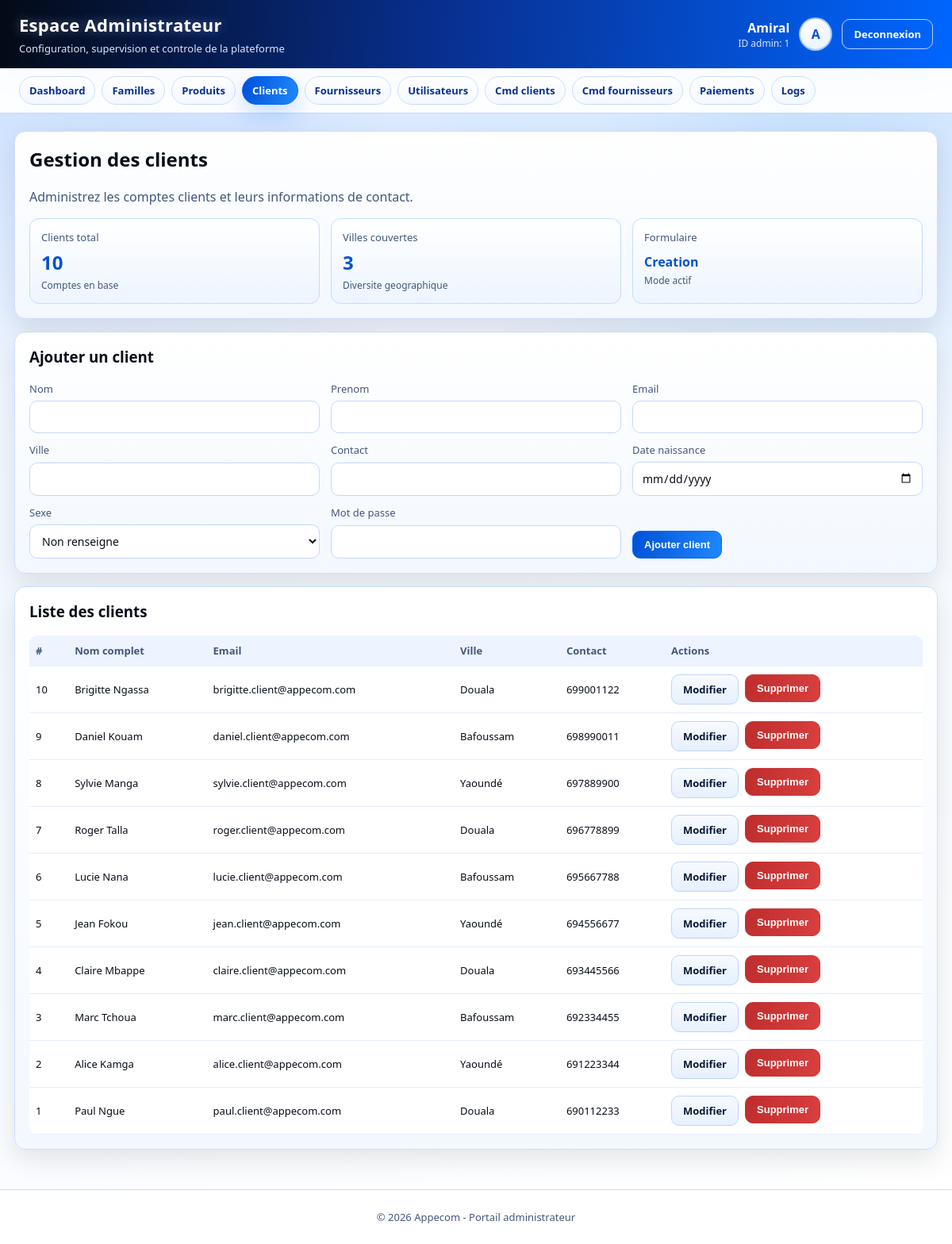
Page /admin/clients.php (signed in) on the committed database.
### tables this page shows
CREATE TABLE IF NOT EXISTS `utilisateur` (
  `id_utilisateur` int NOT NULL AUTO_INCREMENT,
  `nom` varchar(50) NOT NULL,
  `email` varchar(100) NOT NULL,
  `mot_de_passe` varchar(255) NOT NULL,
  `role` enum('Administrateur','Employe') NOT NULL,
  `created_at` timestamp NULL DEFAULT CURRENT_TIMESTAMP,
  PRIMARY KEY (`id_utilisateur`),
  UNIQUE KEY `email` (`email`)
);

CREATE TABLE IF NOT EXISTS `client` (
  `id_client` int NOT NULL AUTO_INCREMENT,
  `nom` varchar(50) NOT NULL,
  `prenom` varchar(50) NOT NULL,
  `ville` varchar(50) DEFAULT NULL,
  `sexe` char(1) DEFAULT NULL,
  `contact` varchar(20) DEFAULT NULL,
  `date_naissance` date DEFAULT NULL,
  `email` varchar(100) DEFAULT NULL,
  `mot_de_passe` varchar(255) DEFAULT NULL,
  PRIMARY KEY (`id_client`),
  UNIQUE KEY `email` (`email`)
);

### admin/_layout.php (called while the page is built, shortened)
<?php
$adminId = (int) $_SESSION['id_utilisateur'];
$adminName = isset($_SESSION['user']) ? trim((string) $_SESSION['user']) : 'Administrateur';
$dbPath = __DIR__ . '/../connexion_bd/connexion_bd.php';
if (file_exists($dbPath)) {
    if (isset($conn) && $conn instanceof mysqli) {
        $adminDb = $conn;
        $roleStmt = $adminDb->prepare('SELECT role, nom FROM Utilisateur WHERE id_utilisateur = ? LIMIT 1');
        if ($roleStmt) {
            $roleStmt->bind_param('i', $adminId);
            if ($roleStmt->execute()) {
                $roleResult = $roleStmt->get_result();
                $roleRow = $roleResult ? $roleResult->fetch_assoc() : null;
                if (!empty($roleRow['nom'])) {
                    $adminName = trim((string) $roleRow['nom']);
                }
            }
        }
    } else {
        $adminDbError = 'Connexion base indisponible.';
    }
} else {
    $adminDbError = 'Fichier de connexion base introuvable.';
}
$parts = preg_split('/\s+/', $adminName);
$adminInitials = '';
if (is_array($parts)) {
    foreach (array_slice($parts, 0, 2) as $part) {
        if ($part !== '') {
            $adminInitials .= strtoupper(substr($part, 0, 1));
        }
    }
}
$adminNav = [
    ['key' => 'dashboard', 'label' => 'Dashboard', 'href' => '../fonction_interne/dashboard_admin.php'],
    ['key' => 'familles', 'label' => 'Familles', 'href' => 'familles.php'],
    ['key' => 'produits', 'label' => 'Produits', 'href' => 'produits.php'],
    ['key' => 'clients', 'label' => 'Clients', 'href' => 'clients.php'],
    ['key' => 'fournisseurs', 'label' => 'Fournisseurs', 'href' => 'fournisseurs.php'],
    ['key' => 'utilisateurs', 'label' => 'Utilisateurs', 'href' => 'utilisateurs.php'],
    ['key' => 'commande_client', 'label' => 'Cmd clients', 'href' => 'commande_client.php'],
    ['key' => 'commande_fournisseur', 'label' => 'Cmd fournisseurs', 'href' => 'commande_fournisseur.php'],
    ['key' => 'paiement_client', 'label' => 'Paiements', 'href' => 'paiement_client.php'],
    ['key' => 'logs', 'label' => 'Logs', 'href' => 'logs.php'],
];
function admin_h($value)
{
    return htmlspecialchars((string) $value, ENT_QUOTES, 'UTF-8');
}

### admin/clients.php (the view, shortened to what this page needs)
<?php
require __DIR__ . '/_layout.php';
$activePage = 'clients';
$clients = [];
if ($adminDb instanceof mysqli) {
    $result = $adminDb->query('SELECT id_client, nom, prenom, ville, sexe, contact, date_naissance, email FROM Client ORDER BY id_client DESC');
    if ($result) {
        while ($row = $result->fetch_assoc()) {
            $clients[] = $row;
        }
    }
}
$currentClient = null;
include __DIR__ . '/_header.php';
?>
<section class="panel">
  <h2>Gestion des clients</h2>
  <p class="muted">Administrez les comptes clients et leurs informations de contact.</p>
  <div class="grid-3" style="margin-top:12px;">
    <article class="stat">
      <div class="label">Clients total</div>
      <div class="value"><?php echo count($clients); ?></div>
      <div class="sub">Comptes en base</div>
    </article>
    <article class="stat">
      <div class="label">Villes couvertes</div>
      <div class="value"><?php echo count(array_unique(array_filter(array_map(function ($c) { return (string) $c['ville']; }, $clients)))); ?></div>
      <div class="sub">Diversite geographique</div>
    </article>
    <article class="stat">
      <div class="label">Formulaire</div>
      <div class="value" style="font-size:16px; margin-top:11px;"><?php echo $currentClient ? 'Edition' : 'Creation'; ?></div>
      <div class="sub">Mode actif</div>
    </article>
  </div>
</section>
<section class="panel">
  <h3><?php echo $currentClient ? 'Modifier un client' : 'Ajouter un client'; ?></h3>
  <form method="post" class="form-grid" style="margin-top:12px;">
    <div class="grid-3">
      <div class="field">
        <label>Nom</label>
        <input type="text" name="nom" maxlength="50" required value="<?php echo admin_h($currentClient['nom'] ?? ''); ?>">
      </div>
      <div class="field">
        <label>Prenom</label>
        <input type="text" name="prenom" maxlength="50" required value="<?php echo admin_h($currentClient['prenom'] ?? ''); ?>">
      </div>
      <div class="field">
        <label>Email</label>
        <input type="email" name="email" maxlength="100" required value="<?php echo admin_h($currentClient['email'] ?? ''); ?>">
      </div>
    </div>
    <div class="grid-3">
      <div class="field">
        <label>Ville</label>
        <input type="text" name="ville" maxlength="50" value="<?php echo admin_h($currentClient['ville'] ?? ''); ?>">
      </div>
      <div class="field">
        <label>Contact</label>
        <input type="text" name="contact" maxlength="20" value="<?php echo admin_h($currentClient['contact'] ?? ''); ?>">
      </div>
      <div class="field">
        <label>Date naissance</label>
        <input type="date" name="date_naissance" value="<?php echo admin_h($currentClient['date_naissance'] ?? ''); ?>">
      </div>
    </div>
    <div class="grid-3">
      <div class="field">
        <label>Sexe</label>
        <select name="sexe">
          <option value="">Non renseigne</option>
        </select>
      </div>
      <div class="field">
        <label>Mot de passe <?php echo $currentClient ? '(laisser vide pour ne pas changer)' : ''; ?></label>
        <input type="text" name="mot_de_passe" maxlength="255" <?php echo $currentClient ? '' : 'required'; ?>>
      </div>
      <div class="field" style="align-self:end;">
        <div class="actions-row">
          <button type="submit" class="btn"><?php echo $currentClient ? 'Mettre a jour client' : 'Ajouter client'; ?></button>
        </div>
      </div>
    </div>
  </form>
</section>
<section class="panel">
  <h3>Liste des clients</h3>
  <?php if (!empty($clients)): ?>
    <div class="table-wrap">
      <table>
        <thead>
          <tr>
            <th>#</th>
            <th>Nom complet</th>
            <th>Email</th>
            <th>Ville</th>
            <th>Contact</th>
            <th>Actions</th>
          </tr>
        </thead>
        <tbody>
          <?php foreach ($clients as $client): ?>
            <tr>
              <td><?php echo (int) $client['id_client']; ?></td>
              <td><?php echo admin_h(trim(((string) $client['prenom']) . ' ' . ((string) $client['nom']))); ?></td>
              <td><?php echo admin_h($client['email']); ?></td>
              <td><?php echo admin_h($client['ville'] ?: '-'); ?></td>
              <td><?php echo admin_h($client['contact'] ?: '-'); ?></td>
              <td>
                <div class="actions-row">
                  <a class="btn btn-secondary" href="?edit=<?php echo (int) $client['id_client']; ?>">Modifier</a>
                  <form method="post" onsubmit="return confirm('Supprimer ce client ?');">
                    <button type="submit" class="btn btn-danger">Supprimer</button>
                  </form>
                </div>
              </td>
            </tr>
          <?php endforeach; ?>
        </tbody>
      </table>
    </div>
  <?php else: ?>
    <div class="empty-state">Aucun client enregistre.</div>
  <?php endif; ?>
</section>
<?php include __DIR__ . '/_footer.php'; ?>

### admin/_header.php (shortened to what this page needs)
<!DOCTYPE html>
<html lang="fr">
<head>
  <link rel="stylesheet" href="admin-theme.css">
</head>
<body>
  <div class="site-shell">
    <header class="topbar">
      <div class="brand">
        <h1>Espace Administrateur</h1>
        <p>Configuration, supervision et controle de la plateforme</p>
      </div>
      <div class="identity">
        <div>
          <div class="identity-name"><?php echo admin_h($adminName); ?></div>
          <div class="identity-sub">ID admin: <?php echo (int) $adminId; ?></div>
        </div>
        <div class="avatar"><?php echo admin_h($adminInitials); ?></div>
        <a href="../fonction_interne/logout.php" class="btn btn-outline">Deconnexion</a>
      </div>
    </header>
    <nav class="main-nav">
      <?php foreach ($adminNav as $item): ?>
        <a class="nav-link <?php echo $activePage === $item['key'] ? 'active' : ''; ?>" href="<?php echo admin_h($item['href']); ?>">
          <?php echo admin_h($item['label']); ?>
        </a>
      <?php endforeach; ?>
    </nav>
    <main class="page-wrap">

### rows in the picture
utilisateur: nom "Amiral"
client: id_client "10", prenom+nom "Brigitte Ngassa", email "brigitte.client@appecom.com", ville "Douala", contact "699001122"
client: id_client "9", prenom+nom "Daniel Kouam", email "daniel.client@appecom.com", ville "Bafoussam", contact "698990011"
client: id_client "8", prenom+nom "Sylvie Manga", email "sylvie.client@appecom.com", ville "Yaoundé", contact "697889900"
client: id_client "7", prenom+nom "Roger Talla", email "roger.client@appecom.com", ville "Douala", contact "696778899"
client: id_client "6", prenom+nom "Lucie Nana", email "lucie.client@appecom.com", ville "Bafoussam", contact "695667788"
client: id_client "5", prenom+nom "Jean Fokou", email "jean.client@appecom.com", ville "Yaoundé", contact "694556677"
client: id_client "4", prenom+nom "Claire Mbappe", email "claire.client@appecom.com", ville "Douala", contact "693445566"
client: id_client "3", prenom+nom "Marc Tchoua", email "marc.client@appecom.com", ville "Bafoussam", contact "692334455"
client: id_client "2", prenom+nom "Alice Kamga", email "alice.client@appecom.com", ville "Yaoundé", contact "691223344"
client: id_client "1", prenom+nom "Paul Ngue", email "paul.client@appecom.com", ville "Douala", contact "690112233"

### other values in the picture
$adminId "1"
admin_h($adminInitials) "A"
admin_h($item['label']) "Dashboard"
admin_h($item['label']) "Familles"
admin_h($item['label']) "Produits"
admin_h($item['label']) "Clients"
admin_h($item['label']) "Fournisseurs"
admin_h($item['label']) "Utilisateurs"
admin_h($item['label']) "Cmd clients"
admin_h($item['label']) "Cmd fournisseurs"
admin_h($item['label']) "Paiements"
admin_h($item['label']) "Logs"
count($clients) "10"
